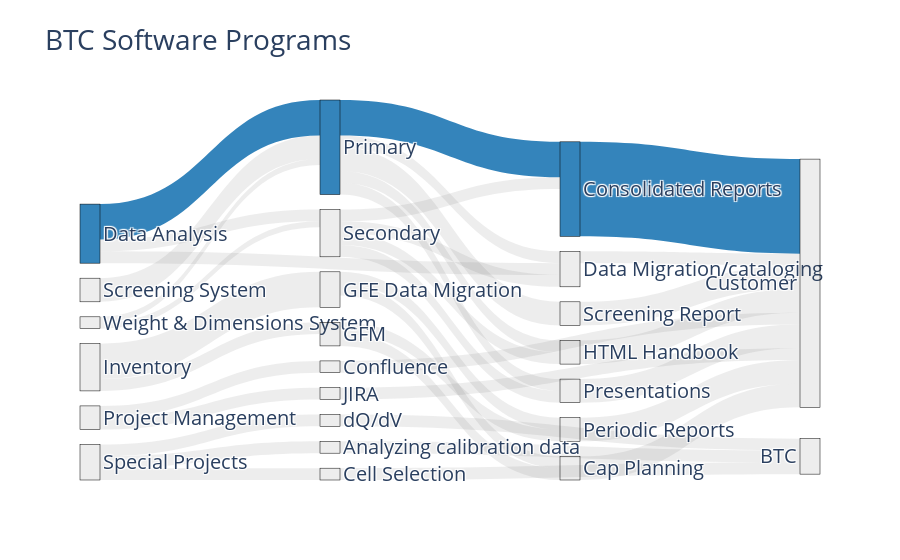

Notebook code for this chart:
### Code cell
import matplotlib.pyplot as plt
import plotly.graph_objects as go
import plotly.graph_objects as go
import plotly.express as px
plt.figure(figsize=(12, 16))
# Define the nodes and links
nodes = {
    "pad": 15,
    "thickness": 20,
    "line": dict(color="black", width=0.5),
    "label": [
        # Software Projects
        "Data Analysis",
        "Inventory",
        "Project Management",
        'Web Forms for Tasks',
        'Data Migration/cataloging',
        'Confluence',
        'Screening System',
        'Weight & Dimensions System',
        'Primary',
        'Secondary',
        'GFE Data Migration',
        'JIRA',
        'Consolidated Reports',
        'HTML Handbook',
        'Presentations',
        'Periodic Reports',
        'Screening Report',
        'Customer',
        'Cap Planning',
        'GFM',
        'BTC',  # 20
        'Special Projects',
        'dQ/dV',
        'Analyzing calibration data',
        'Cell Selection',
    ],
    "color": [
        'rgba(31, 119, 180, 0.9)',  # da
        'rgba(80, 80, 80, 0.1)',  # inv
        'rgba(80, 80, 80, 0.1)',  # Project M
        'rgba(80, 80, 80, 0.1)',
        'rgba(80, 80, 80, 0.1)',  # DM
        'rgba(80, 80, 80, 0.1)',  # Confluence
        'rgba(80, 80, 80, 0.1)',  # Screening
        'rgba(80, 80, 80, 0.1)',  # wd
        'rgba(31, 119, 180, 0.9)',  # PMDA
        'rgba(80, 80, 80, 0.1)',  # SDDA
        'rgba(80, 80, 80, 0.1)',  # GFE DAM
        'rgba(80, 80, 80, 0.1)',  # JIRA
        'rgba(31, 119, 180, 0.9)',  # consolidated reports
        'rgba(80, 80, 80, 0.1)',  # HTML
        'rgba(80, 80, 80, 0.1)',  # presentation
        'rgba(80, 80, 80, 0.1)',  # mothly
        'rgba(80, 80, 80, 0.1)',  # screening report
        'rgba(80, 80, 80, 0.1)',  # customer
        'rgba(80, 80, 80, 0.1)',  # CAP Plan
        'rgba(80, 80, 80, 0.1)',  # GFM
        'rgba(80, 80, 80, 0.1)',  # BTC
        'rgba(80, 80, 80, 0.1)',  # Special Projects
        'rgba(80, 80, 80, 0.1)',  # dQ/dV
        'rgba(80, 80, 80, 0.1)',  # Analyzing calibration data
        'rgba(80, 80, 80, 0.1)',  # Cell Selection
    ]

}
links = {  # DA      Dap/das to deliverables  # D to PSC        #    Inventory     # Project Management     dm    screening
    'source': [0, 0,  8,  8,  8, 9,   9,  9,   12, 13, 14,      1, 10, 15, 10, 18,     2, 2, 5, 11,         4,  6, 8, 16,      7, 7,  1,  19, 19,    8, 9, 0,  21, 21, 21, 22, 23, 24],
    'target': [8, 9,  12, 13, 14, 12, 13, 14,   17, 17, 17,     10, 15, 17, 18, 17,    11, 5, 17, 17,       17, 8, 16, 17,      8, 9,  19,  15, 18,  4, 4, 4,  22, 23, 24, 20, 20, 20],
    'value':  [3, 1,   3,  1,  1, 1,   1,  1,    8,  2,  2,      3,  1, 2, 1, 2,      1, 1,  1, 1,          1,  2,  2, 2,      0.5, 0.5,  1,   1, 1,     1, 1, 1,   1,  1,  1, 1,   1,  1],
    # 'color': []
}

links['color'] = [
    "rgba(31, 119, 180, 0.9)",  # DA to PDA
    'rgba(80, 80, 80, 0.1)',  # DA to SDA
    "rgba(31, 119, 180, 0.9)",  # Primary  to consolidated report
    'rgba(80, 80, 80, 0.1)',  # PDA to HTML
    'rgba(80, 80, 80, 0.1)',  # PDA to presentation
    'rgba(80, 80, 80, 0.1)',  # SDA to consolidated
    'rgba(80, 80, 80, 0.1)',  # SDA to HTML
    'rgba(80, 80, 80, 0.1)',  # SDA to Presentation
    'rgba(31, 119, 180, 0.9)',  # Consolidated to PSC
    'rgba(80, 80, 80, 0.1)',  # HTML to PSC
    'rgba(80, 80, 80, 0.1)',  # Presentation to PSC
    'rgba(80, 80, 80, 0.1)',  # Inventory to GFE
    'rgba(80, 80, 80, 0.1)',  # GFE DM to Monthly
    'rgba(80, 80, 80, 0.1)',  # Monthly to PSC
    'rgba(80, 80, 80, 0.1)',  # GFE DM to CAP P
    'rgba(80, 80, 80, 0.1)',  # Cap P to PSC
    'rgba(80, 80, 80, 0.1)',  # PM to Jira
    'rgba(80, 80, 80, 0.1)',  # PM to Jira
    'rgba(80, 80, 80, 0.1)',  # confluence to PSC
    'rgba(80, 80, 80, 0.1)',  # JIRA to PSC
    'rgba(80, 80, 80, 0.1)',  # data migration to PSC
    'rgba(80, 80, 80, 0.1)',  # Screening to PDA
    'rgba(80, 80, 80, 0.1)',  # PDA to Screening report
    'rgba(80, 80, 80, 0.1)',  # Screening report to PSC
    'rgba(80, 80, 80, 0.1)',  # W&D to PDA
    'rgba(80, 80, 80, 0.1)',  # W&D to SDA
    'rgba(80, 80, 80, 0.1)',  # inventory to GFM
    'rgba(80, 80, 80, 0.1)',  # GFM to Monthly
    'rgba(80, 80, 80, 0.1)',  # GFM to CAP Planning
    'rgba(80, 80, 80, 0.1)',  # primary to data migration
    'rgba(80, 80, 80, 0.1)',  # secondary to data migration
    'rgba(80, 80, 80, 0.1)',  # DA to data migration
    'rgba(80, 80, 80, 0.1)',  # SPP to cell selection
    'rgba(80, 80, 80, 0.1)',  # SPP to cell Analyzing calibration Data
    'rgba(80, 80, 80, 0.1)',  # SPP to cell Analyzing cell selection
    'rgba(80, 80, 80, 0.1)',  # dq/dv to BTC
    'rgba(80, 80, 80, 0.1)',  # ACB to BTC
    'rgba(80, 80, 80, 0.1)',  # Cell select to BTC
]
# links['color'] = [px.colors.qualitative.Plotly[i %
#                                                len(px.colors.qualitative.Plotly)] for i in links['source']]
# Create the Sankey diagram

fig = go.Figure(go.Sankey(
    node=nodes,
    link=links
))
# MCSR
# Update layout and display the diagram
# Make GFE and GFM its ownn line
# add web based task forms

fig.update_layout(title_text="BTC Software Programs", font_size=20)
fig.show()

### Figure 1 — Plotly figure (JSON) as saved in the notebook; plotly's stock layout.template omitted (floating-point values rounded to 4 significant figures)
{"data": [{"link": {"color": ["rgba(31, 119, 180, 0.9)", "rgba(80, 80, 80, 0.1)", "rgba(31, 119, 180, 0.9)", "rgba(80, 80, 80, 0.1)", "rgba(80, 80, 80, 0.1)", "rgba(80, 80, 80, 0.1)", "rgba(80, 80, 80, 0.1)", "rgba(80, 80, 80, 0.1)", "rgba(31, 119, 180, 0.9)", "rgba(80, 80, 80, 0.1)", "rgba(80, 80, 80, 0.1)", "rgba(80, 80, 80, 0.1)", "rgba(80, 80, 80, 0.1)", "rgba(80, 80, 80, 0.1)", "rgba(80, 80, 80, 0.1)", "rgba(80, 80, 80, 0.1)", "rgba(80, 80, 80, 0.1)", "rgba(80, 80, 80, 0.1)", "rgba(80, 80, 80, 0.1)", "rgba(80, 80, 80, 0.1)", "rgba(80, 80, 80, 0.1)", "rgba(80, 80, 80, 0.1)", "rgba(80, 80, 80, 0.1)", "rgba(80, 80, 80, 0.1)", "rgba(80, 80, 80, 0.1)", "rgba(80, 80, 80, 0.1)", "rgba(80, 80, 80, 0.1)", "rgba(80, 80, 80, 0.1)", "rgba(80, 80, 80, 0.1)", "rgba(80, 80, 80, 0.1)", "rgba(80, 80, 80, 0.1)", "rgba(80, 80, 80, 0.1)", "rgba(80, 80, 80, 0.1)", "rgba(80, 80, 80, 0.1)", "rgba(80, 80, 80, 0.1)", "rgba(80, 80, 80, 0.1)", "rgba(80, 80, 80, 0.1)", "rgba(80, 80, 80, 0.1)"], "source": [0, 0, 8, 8, 8, 9, 9, 9, 12, 13, 14, 1, 10, 15, 10, 18, 2, 2, 5, 11, 4, 6, 8, 16, 7, 7, 1, 19, 19, 8, 9, 0, 21, 21, 21, 22, 23, 24], "target": [8, 9, 12, 13, 14, 12, 13, 14, 17, 17, 17, 10, 15, 17, 18, 17, 11, 5, 17, 17, 17, 8, 16, 17, 8, 9, 19, 15, 18, 4, 4, 4, 22, 23, 24, 20, 20, 20], "value": [3, 1, 3, 1, 1, 1, 1, 1, 8, 2, 2, 3, 1, 2, 1, 2, 1, 1, 1, 1, 1, 2, 2, 2, 0.5, 0.5, 1, 1, 1, 1, 1, 1, 1, 1, 1, 1, 1, 1]}, "node": {"color": ["rgba(31, 119, 180, 0.9)", "rgba(80, 80, 80, 0.1)", "rgba(80, 80, 80, 0.1)", "rgba(80, 80, 80, 0.1)", "rgba(80, 80, 80, 0.1)", "rgba(80, 80, 80, 0.1)", "rgba(80, 80, 80, 0.1)", "rgba(80, 80, 80, 0.1)", "rgba(31, 119, 180, 0.9)", "rgba(80, 80, 80, 0.1)", "rgba(80, 80, 80, 0.1)", "rgba(80, 80, 80, 0.1)", "rgba(31, 119, 180, 0.9)", "rgba(80, 80, 80, 0.1)", "rgba(80, 80, 80, 0.1)", "rgba(80, 80, 80, 0.1)", "rgba(80, 80, 80, 0.1)", "rgba(80, 80, 80, 0.1)", "rgba(80, 80, 80, 0.1)", "rgba(80, 80, 80, 0.1)", "rgba(80, 80, 80, 0.1)", "rgba(80, 80, 80, 0.1)", "rgba(80, 80, 80, 0.1)", "rgba(80, 80, 80, 0.1)", "rgba(80, 80, 80, 0.1)"], "label": ["Data Analysis", "Inventory", "Project Management", "Web Forms for Tasks", "Data Migration/cataloging", "Confluence", "Screening System", "Weight & Dimensions System", "Primary", "Secondary", "GFE Data Migration", "JIRA", "Consolidated Reports", "HTML Handbook", "Presentations", "Periodic Reports", "Screening Report", "Customer", "Cap Planning", "GFM", "BTC", "Special Projects", "dQ/dV", "Analyzing calibration data", "Cell Selection"], "line": {"color": "black", "width": 0.5}, "pad": 15, "thickness": 20}, "type": "sankey"}], "layout": {"font": {"size": 20}, "title": {"text": "BTC Software Programs"}}}
